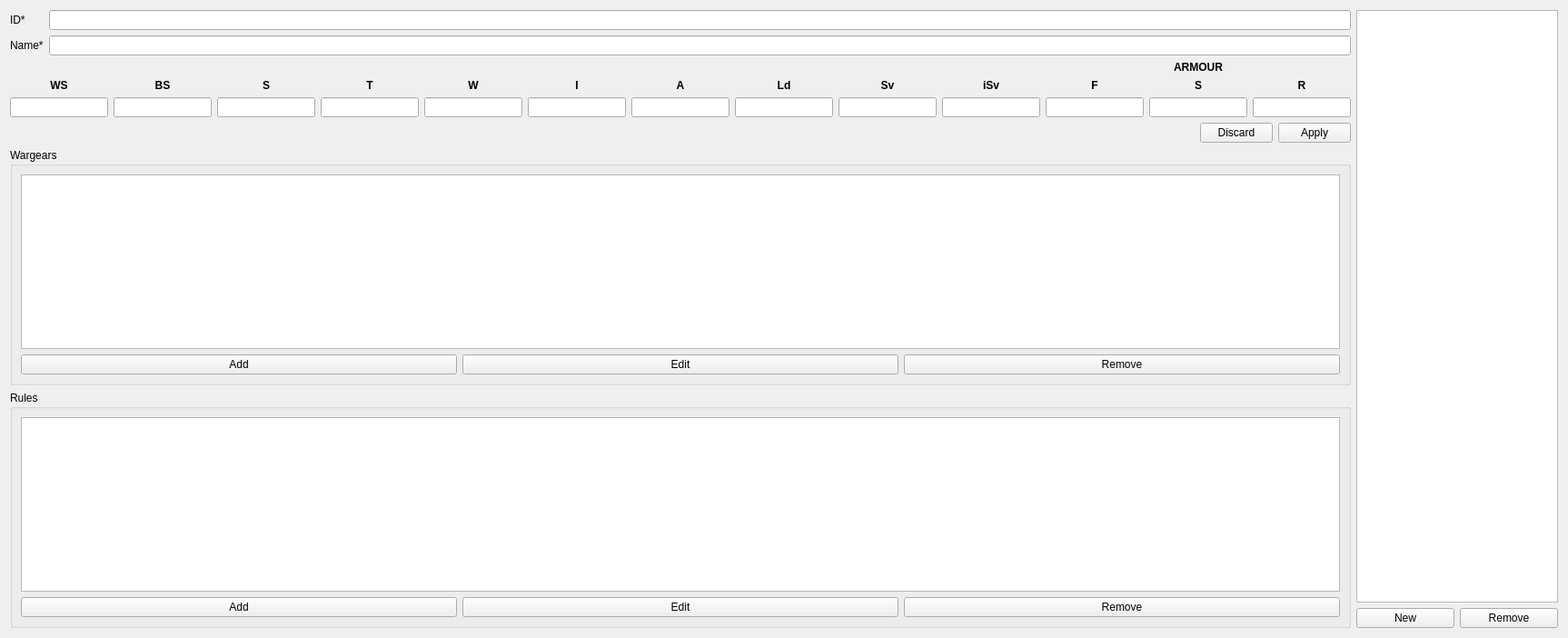
          <widget class="QWidget" name="race_unitsTab">
           <attribute name="title">
            <string>Units</string>
           </attribute>
           <layout class="QHBoxLayout" name="horizontalLayout_4">
            <item>
             <layout class="QVBoxLayout" name="verticalLayout_5">
              <item>
               <layout class="QFormLayout" name="race_unitForm">
                <property name="fieldGrowthPolicy">
                 <enum>QFormLayout::ExpandingFieldsGrow</enum>
                </property>
                <item row="0" column="0">
                 <widget class="QLabel" name="race_unit_idLabel">
                  <property name="text">
                   <string>ID*</string>
                  </property>
                 </widget>
                </item>
                <item row="0" column="1">
                 <widget class="QLineEdit" name="race_unit_idEdit"/>
                </item>
                <item row="1" column="0">
                 <widget class="QLabel" name="race_unit_nameLabel">
                  <property name="text">
                   <string>Name*</string>
                  </property>
                 </widget>
                </item>
                <item row="1" column="1">
                 <widget class="QLineEdit" name="race_unit_nameEdit"/>
                </item>
               </layout>
              </item>
              <item>
               <layout class="QGridLayout" name="race_unit_profileGrid">
                <item row="1" column="0">
                 <widget class="QLabel" name="race_unit_wsLabel">
                  <property name="text">
                   <string>&lt;!DOCTYPE HTML PUBLIC &quot;-//W3C//DTD HTML 4.0//EN&quot; &quot;http://www.w3.org/TR/REC-html40/strict.dtd&quot;&gt;
&lt;html&gt;&lt;head&gt;&lt;meta name=&quot;qrichtext&quot; content=&quot;1&quot; /&gt;&lt;style type=&quot;text/css&quot;&gt;
p, li { white-space: pre-wrap; }
&lt;/style&gt;&lt;/head&gt;&lt;body style=&quot; font-family:'Ubuntu'; font-size:9pt; font-weight:400; font-style:normal;&quot;&gt;
&lt;p style=&quot; margin-top:0px; margin-bottom:0px; margin-left:0px; margin-right:0px; -qt-block-indent:0; text-indent:0px;&quot;&gt;&lt;span style=&quot; font-weight:600;&quot;&gt;WS&lt;/span&gt;&lt;/p&gt;&lt;/body&gt;&lt;/html&gt;</string>
                  </property>
                  <property name="alignment">
                   <set>Qt::AlignCenter</set>
                  </property>
                 </widget>
                </item>
                <item row="1" column="1">
                 <widget class="QLabel" name="race_unit_bsLabel">
                  <property name="text">
                   <string>&lt;!DOCTYPE HTML PUBLIC &quot;-//W3C//DTD HTML 4.0//EN&quot; &quot;http://www.w3.org/TR/REC-html40/strict.dtd&quot;&gt;
&lt;html&gt;&lt;head&gt;&lt;meta name=&quot;qrichtext&quot; content=&quot;1&quot; /&gt;&lt;style type=&quot;text/css&quot;&gt;
p, li { white-space: pre-wrap; }
&lt;/style&gt;&lt;/head&gt;&lt;body style=&quot; font-family:'Ubuntu'; font-size:9pt; font-weight:400; font-style:normal;&quot;&gt;
&lt;p style=&quot; margin-top:0px; margin-bottom:0px; margin-left:0px; margin-right:0px; -qt-block-indent:0; text-indent:0px;&quot;&gt;&lt;span style=&quot; font-weight:600;&quot;&gt;BS&lt;/span&gt;&lt;/p&gt;&lt;/body&gt;&lt;/html&gt;</string>
                  </property>
                  <property name="alignment">
                   <set>Qt::AlignCenter</set>
                  </property>
                 </widget>
                </item>
                <item row="1" column="2">
                 <widget class="QLabel" name="race_unit_sLabel">
                  <property name="text">
                   <string>&lt;!DOCTYPE HTML PUBLIC &quot;-//W3C//DTD HTML 4.0//EN&quot; &quot;http://www.w3.org/TR/REC-html40/strict.dtd&quot;&gt;
&lt;html&gt;&lt;head&gt;&lt;meta name=&quot;qrichtext&quot; content=&quot;1&quot; /&gt;&lt;style type=&quot;text/css&quot;&gt;
p, li { white-space: pre-wrap; }
&lt;/style&gt;&lt;/head&gt;&lt;body style=&quot; font-family:'Ubuntu'; font-size:9pt; font-weight:400; font-style:normal;&quot;&gt;
&lt;p style=&quot; margin-top:0px; margin-bottom:0px; margin-left:0px; margin-right:0px; -qt-block-indent:0; text-indent:0px;&quot;&gt;&lt;span style=&quot; font-weight:600;&quot;&gt;S&lt;/span&gt;&lt;/p&gt;&lt;/body&gt;&lt;/html&gt;</string>
                  </property>
                  <property name="alignment">
                   <set>Qt::AlignCenter</set>
                  </property>
                 </widget>
                </item>
                <item row="1" column="3">
                 <widget class="QLabel" name="race_unit_tLabel">
                  <property name="text">
                   <string>&lt;!DOCTYPE HTML PUBLIC &quot;-//W3C//DTD HTML 4.0//EN&quot; &quot;http://www.w3.org/TR/REC-html40/strict.dtd&quot;&gt;
&lt;html&gt;&lt;head&gt;&lt;meta name=&quot;qrichtext&quot; content=&quot;1&quot; /&gt;&lt;style type=&quot;text/css&quot;&gt;
p, li { white-space: pre-wrap; }
&lt;/style&gt;&lt;/head&gt;&lt;body style=&quot; font-family:'Ubuntu'; font-size:9pt; font-weight:400; font-style:normal;&quot;&gt;
&lt;p style=&quot; margin-top:0px; margin-bottom:0px; margin-left:0px; margin-right:0px; -qt-block-indent:0; text-indent:0px;&quot;&gt;&lt;span style=&quot; font-weight:600;&quot;&gt;T&lt;/span&gt;&lt;/p&gt;&lt;/body&gt;&lt;/html&gt;</string>
                  </property>
                  <property name="alignment">
                   <set>Qt::AlignCenter</set>
                  </property>
                 </widget>
                </item>
                <item row="1" column="4">
                 <widget class="QLabel" name="race_unit_wLabel">
                  <property name="text">
                   <string>&lt;!DOCTYPE HTML PUBLIC &quot;-//W3C//DTD HTML 4.0//EN&quot; &quot;http://www.w3.org/TR/REC-html40/strict.dtd&quot;&gt;
&lt;html&gt;&lt;head&gt;&lt;meta name=&quot;qrichtext&quot; content=&quot;1&quot; /&gt;&lt;style type=&quot;text/css&quot;&gt;
p, li { white-space: pre-wrap; }
&lt;/style&gt;&lt;/head&gt;&lt;body style=&quot; font-family:'Ubuntu'; font-size:9pt; font-weight:400; font-style:normal;&quot;&gt;
&lt;p style=&quot; margin-top:0px; margin-bottom:0px; margin-left:0px; margin-right:0px; -qt-block-indent:0; text-indent:0px;&quot;&gt;&lt;span style=&quot; font-weight:600;&quot;&gt;W&lt;/span&gt;&lt;/p&gt;&lt;/body&gt;&lt;/html&gt;</string>
                  </property>
                  <property name="alignment">
                   <set>Qt::AlignCenter</set>
                  </property>
                 </widget>
                </item>
                <item row="1" column="5">
                 <widget class="QLabel" name="race_unit_iLabel">
                  <property name="text">
                   <string>&lt;!DOCTYPE HTML PUBLIC &quot;-//W3C//DTD HTML 4.0//EN&quot; &quot;http://www.w3.org/TR/REC-html40/strict.dtd&quot;&gt;
&lt;html&gt;&lt;head&gt;&lt;meta name=&quot;qrichtext&quot; content=&quot;1&quot; /&gt;&lt;style type=&quot;text/css&quot;&gt;
p, li { white-space: pre-wrap; }
&lt;/style&gt;&lt;/head&gt;&lt;body style=&quot; font-family:'Ubuntu'; font-size:9pt; font-weight:400; font-style:normal;&quot;&gt;
&lt;p style=&quot; margin-top:0px; margin-bottom:0px; margin-left:0px; margin-right:0px; -qt-block-indent:0; text-indent:0px;&quot;&gt;&lt;span style=&quot; font-weight:600;&quot;&gt;I&lt;/span&gt;&lt;/p&gt;&lt;/body&gt;&lt;/html&gt;</string>
                  </property>
                  <property name="alignment">
                   <set>Qt::AlignCenter</set>
                  </property>
                 </widget>
                </item>
                <item row="1" column="6">
                 <widget class="QLabel" name="race_unit_aLabel">
                  <property name="text">
                   <string>&lt;!DOCTYPE HTML PUBLIC &quot;-//W3C//DTD HTML 4.0//EN&quot; &quot;http://www.w3.org/TR/REC-html40/strict.dtd&quot;&gt;
&lt;html&gt;&lt;head&gt;&lt;meta name=&quot;qrichtext&quot; content=&quot;1&quot; /&gt;&lt;style type=&quot;text/css&quot;&gt;
p, li { white-space: pre-wrap; }
&lt;/style&gt;&lt;/head&gt;&lt;body style=&quot; font-family:'Ubuntu'; font-size:9pt; font-weight:400; font-style:normal;&quot;&gt;
&lt;p style=&quot; margin-top:0px; margin-bottom:0px; margin-left:0px; margin-right:0px; -qt-block-indent:0; text-indent:0px;&quot;&gt;&lt;span style=&quot; font-weight:600;&quot;&gt;A&lt;/span&gt;&lt;/p&gt;&lt;/body&gt;&lt;/html&gt;</string>
                  </property>
                  <property name="alignment">
                   <set>Qt::AlignCenter</set>
                  </property>
                 </widget>
                </item>
                <item row="1" column="7">
                 <widget class="QLabel" name="race_unit_ldLabel">
                  <property name="text">
                   <string>&lt;!DOCTYPE HTML PUBLIC &quot;-//W3C//DTD HTML 4.0//EN&quot; &quot;http://www.w3.org/TR/REC-html40/strict.dtd&quot;&gt;
&lt;html&gt;&lt;head&gt;&lt;meta name=&quot;qrichtext&quot; content=&quot;1&quot; /&gt;&lt;style type=&quot;text/css&quot;&gt;
p, li { white-space: pre-wrap; }
&lt;/style&gt;&lt;/head&gt;&lt;body style=&quot; font-family:'Ubuntu'; font-size:9pt; font-weight:400; font-style:normal;&quot;&gt;
&lt;p style=&quot; margin-top:0px; margin-bottom:0px; margin-left:0px; margin-right:0px; -qt-block-indent:0; text-indent:0px;&quot;&gt;&lt;span style=&quot; font-weight:600;&quot;&gt;Ld&lt;/span&gt;&lt;/p&gt;&lt;/body&gt;&lt;/html&gt;</string>
                  </property>
                  <property name="alignment">
                   <set>Qt::AlignCenter</set>
                  </property>
                 </widget>
                </item>
                <item row="1" column="8">
                 <widget class="QLabel" name="race_unit_svLabel">
                  <property name="text">
                   <string>&lt;!DOCTYPE HTML PUBLIC &quot;-//W3C//DTD HTML 4.0//EN&quot; &quot;http://www.w3.org/TR/REC-html40/strict.dtd&quot;&gt;
&lt;html&gt;&lt;head&gt;&lt;meta name=&quot;qrichtext&quot; content=&quot;1&quot; /&gt;&lt;style type=&quot;text/css&quot;&gt;
p, li { white-space: pre-wrap; }
&lt;/style&gt;&lt;/head&gt;&lt;body style=&quot; font-family:'Ubuntu'; font-size:9pt; font-weight:400; font-style:normal;&quot;&gt;
&lt;p style=&quot; margin-top:0px; margin-bottom:0px; margin-left:0px; margin-right:0px; -qt-block-indent:0; text-indent:0px;&quot;&gt;&lt;span style=&quot; font-weight:600;&quot;&gt;Sv&lt;/span&gt;&lt;/p&gt;&lt;/body&gt;&lt;/html&gt;</string>
                  </property>
                  <property name="alignment">
                   <set>Qt::AlignCenter</set>
                  </property>
                 </widget>
                </item>
                <item row="1" column="9">
                 <widget class="QLabel" name="race_unit_isvLabel">
                  <property name="text">
                   <string>&lt;!DOCTYPE HTML PUBLIC &quot;-//W3C//DTD HTML 4.0//EN&quot; &quot;http://www.w3.org/TR/REC-html40/strict.dtd&quot;&gt;
&lt;html&gt;&lt;head&gt;&lt;meta name=&quot;qrichtext&quot; content=&quot;1&quot; /&gt;&lt;style type=&quot;text/css&quot;&gt;
p, li { white-space: pre-wrap; }
&lt;/style&gt;&lt;/head&gt;&lt;body style=&quot; font-family:'Ubuntu'; font-size:9pt; font-weight:400; font-style:normal;&quot;&gt;
&lt;p style=&quot; margin-top:0px; margin-bottom:0px; margin-left:0px; margin-right:0px; -qt-block-indent:0; text-indent:0px;&quot;&gt;&lt;span style=&quot; font-weight:600;&quot;&gt;iSv&lt;/span&gt;&lt;/p&gt;&lt;/body&gt;&lt;/html&gt;</string>
                  </property>
                  <property name="alignment">
                   <set>Qt::AlignCenter</set>
                  </property>
                 </widget>
                </item>
                <item row="1" column="10">
                 <widget class="QLabel" name="race_unit_afLabel">
                  <property name="text">
                   <string>&lt;!DOCTYPE HTML PUBLIC &quot;-//W3C//DTD HTML 4.0//EN&quot; &quot;http://www.w3.org/TR/REC-html40/strict.dtd&quot;&gt;
&lt;html&gt;&lt;head&gt;&lt;meta name=&quot;qrichtext&quot; content=&quot;1&quot; /&gt;&lt;style type=&quot;text/css&quot;&gt;
p, li { white-space: pre-wrap; }
&lt;/style&gt;&lt;/head&gt;&lt;body style=&quot; font-family:'Ubuntu'; font-size:9pt; font-weight:400; font-style:normal;&quot;&gt;
&lt;p style=&quot; margin-top:0px; margin-bottom:0px; margin-left:0px; margin-right:0px; -qt-block-indent:0; text-indent:0px;&quot;&gt;&lt;span style=&quot; font-weight:600;&quot;&gt;F&lt;/span&gt;&lt;/p&gt;&lt;/body&gt;&lt;/html&gt;</string>
                  </property>
                  <property name="alignment">
                   <set>Qt::AlignCenter</set>
                  </property>
                 </widget>
                </item>
                <item row="1" column="11">
                 <widget class="QLabel" name="race_unit_asLabel">
                  <property name="text">
                   <string>&lt;!DOCTYPE HTML PUBLIC &quot;-//W3C//DTD HTML 4.0//EN&quot; &quot;http://www.w3.org/TR/REC-html40/strict.dtd&quot;&gt;
&lt;html&gt;&lt;head&gt;&lt;meta name=&quot;qrichtext&quot; content=&quot;1&quot; /&gt;&lt;style type=&quot;text/css&quot;&gt;
p, li { white-space: pre-wrap; }
&lt;/style&gt;&lt;/head&gt;&lt;body style=&quot; font-family:'Ubuntu'; font-size:9pt; font-weight:400; font-style:normal;&quot;&gt;
&lt;p style=&quot; margin-top:0px; margin-bottom:0px; margin-left:0px; margin-right:0px; -qt-block-indent:0; text-indent:0px;&quot;&gt;&lt;span style=&quot; font-weight:600;&quot;&gt;S&lt;/span&gt;&lt;/p&gt;&lt;/body&gt;&lt;/html&gt;</string>
                  </property>
                  <property name="alignment">
                   <set>Qt::AlignCenter</set>
                  </property>
                 </widget>
                </item>
                <item row="1" column="12">
                 <widget class="QLabel" name="race_unit_arLabel">
                  <property name="text">
                   <string>&lt;!DOCTYPE HTML PUBLIC &quot;-//W3C//DTD HTML 4.0//EN&quot; &quot;http://www.w3.org/TR/REC-html40/strict.dtd&quot;&gt;
&lt;html&gt;&lt;head&gt;&lt;meta name=&quot;qrichtext&quot; content=&quot;1&quot; /&gt;&lt;style type=&quot;text/css&quot;&gt;
p, li { white-space: pre-wrap; }
&lt;/style&gt;&lt;/head&gt;&lt;body style=&quot; font-family:'Ubuntu'; font-size:9pt; font-weight:400; font-style:normal;&quot;&gt;
&lt;p style=&quot; margin-top:0px; margin-bottom:0px; margin-left:0px; margin-right:0px; -qt-block-indent:0; text-indent:0px;&quot;&gt;&lt;span style=&quot; font-weight:600;&quot;&gt;R&lt;/span&gt;&lt;/p&gt;&lt;/body&gt;&lt;/html&gt;</string>
                  </property>
                  <property name="alignment">
                   <set>Qt::AlignCenter</set>
                  </property>
                 </widget>
                </item>
                <item row="0" column="10" colspan="3">
                 <widget class="QLabel" name="race_unit_profile_armourLabel">
                  <property name="text">
                   <string>&lt;!DOCTYPE HTML PUBLIC &quot;-//W3C//DTD HTML 4.0//EN&quot; &quot;http://www.w3.org/TR/REC-html40/strict.dtd&quot;&gt;
&lt;html&gt;&lt;head&gt;&lt;meta name=&quot;qrichtext&quot; content=&quot;1&quot; /&gt;&lt;style type=&quot;text/css&quot;&gt;
p, li { white-space: pre-wrap; }
&lt;/style&gt;&lt;/head&gt;&lt;body style=&quot; font-family:'Ubuntu'; font-size:9pt; font-weight:400; font-style:normal;&quot;&gt;
&lt;p style=&quot; margin-top:0px; margin-bottom:0px; margin-left:0px; margin-right:0px; -qt-block-indent:0; text-indent:0px;&quot;&gt;&lt;span style=&quot; font-weight:600;&quot;&gt;ARMOUR&lt;/span&gt;&lt;/p&gt;&lt;/body&gt;&lt;/html&gt;</string>
                  </property>
                  <property name="alignment">
                   <set>Qt::AlignCenter</set>
                  </property>
                 </widget>
                </item>
                <item row="2" column="0">
                 <widget class="QLineEdit" name="race_unit_wsEdit">
                  <property name="text">
                   <string/>
                  </property>
                  <property name="alignment">
                   <set>Qt::AlignCenter</set>
                  </property>
                 </widget>
                </item>
                <item row="2" column="1">
                 <widget class="QLineEdit" name="race_unit_bsEdit">
                  <property name="text">
                   <string/>
                  </property>
                  <property name="alignment">
                   <set>Qt::AlignCenter</set>
                  </property>
                 </widget>
                </item>
                <item row="2" column="2">
                 <widget class="QLineEdit" name="race_unit_sEdit">
                  <property name="alignment">
                   <set>Qt::AlignCenter</set>
                  </property>
                 </widget>
                </item>
                <item row="2" column="3">
                 <widget class="QLineEdit" name="race_unit_tEdit">
                  <property name="alignment">
                   <set>Qt::AlignCenter</set>
                  </property>
                 </widget>
                </item>
                <item row="2" column="4">
                 <widget class="QLineEdit" name="race_unit_wEdit">
                  <property name="alignment">
                   <set>Qt::AlignCenter</set>
                  </property>
                 </widget>
                </item>
                <item row="2" column="5">
                 <widget class="QLineEdit" name="race_unit_iEdit">
                  <property name="alignment">
                   <set>Qt::AlignCenter</set>
                  </property>
                 </widget>
                </item>
                <item row="2" column="6">
                 <widget class="QLineEdit" name="race_unit_aEdit">
                  <property name="alignment">
                   <set>Qt::AlignCenter</set>
                  </property>
                 </widget>
                </item>
                <item row="2" column="7">
                 <widget class="QLineEdit" name="race_unit_ldEdit">
                  <property name="alignment">
                   <set>Qt::AlignCenter</set>
                  </property>
                 </widget>
                </item>
                <item row="2" column="8">
                 <widget class="QLineEdit" name="race_unit_svEdit">
                  <property name="alignment">
                   <set>Qt::AlignCenter</set>
                  </property>
                 </widget>
                </item>
                <item row="2" column="9">
                 <widget class="QLineEdit" name="race_unit_isvEdit">
                  <property name="alignment">
                   <set>Qt::AlignCenter</set>
                  </property>
                 </widget>
                </item>
                <item row="2" column="10">
                 <widget class="QLineEdit" name="race_unit_afEdit">
                  <property name="alignment">
                   <set>Qt::AlignCenter</set>
                  </property>
                 </widget>
                </item>
                <item row="2" column="11">
                 <widget class="QLineEdit" name="race_unit_asEdit">
                  <property name="alignment">
                   <set>Qt::AlignCenter</set>
                  </property>
                 </widget>
                </item>
                <item row="2" column="12">
                 <widget class="QLineEdit" name="race_unit_arEdit">
                  <property name="alignment">
                   <set>Qt::AlignCenter</set>
                  </property>
                 </widget>
                </item>
               </layout>
              </item>
              <item>
               <widget class="QDialogButtonBox" name="race_unitSaveBox">
                <property name="standardButtons">
                 <set>QDialogButtonBox::Apply|QDialogButtonBox::Discard</set>
                </property>
               </widget>
              </item>
              <item>
               <widget class="QGroupBox" name="race_unit_wargearGroup">
                <property name="title">
                 <string>Wargears</string>
                </property>
                <layout class="QVBoxLayout" name="race_unit_wargearVBox">
                 <item>
                  <widget class="QListWidget" name="race_unit_wargearList"/>
                 </item>
                 <item>
                  <layout class="QHBoxLayout" name="race_unit_wargearActionBox">
                   <item>
                    <widget class="QPushButton" name="race_unit_wargearAddButton">
                     <property name="text">
                      <string>Add</string>
                     </property>
                     <property name="icon">
                      <iconset resource="../../../libwar/resources/images.qrc">
                       <normaloff>:/icons/list-add.png</normaloff>:/icons/list-add.png</iconset>
                     </property>
                    </widget>
                   </item>
                   <item>
                    <widget class="QPushButton" name="race_unit_wargearEditButton">
                     <property name="text">
                      <string>Edit</string>
                     </property>
                     <property name="icon">
                      <iconset resource="../../../libwar/resources/images.qrc">
                       <normaloff>:/icons/document-edit.png</normaloff>:/icons/document-edit.png</iconset>
                     </property>
                    </widget>
                   </item>
                   <item>
                    <widget class="QPushButton" name="race_unit_wargearRemoveButton">
                     <property name="text">
                      <string>Remove</string>
                     </property>
                     <property name="icon">
                      <iconset resource="../../../libwar/resources/images.qrc">
                       <normaloff>:/icons/list-remove.png</normaloff>:/icons/list-remove.png</iconset>
                     </property>
                    </widget>
                   </item>
                  </layout>
                 </item>
                </layout>
               </widget>
              </item>
              <item>
               <widget class="QGroupBox" name="race_unit_rulesGroup">
                <property name="title">
                 <string>Rules</string>
                </property>
                <layout class="QVBoxLayout" name="race_unit_rulesVBox">
                 <item>
                  <widget class="QListWidget" name="race_unit_ruleList"/>
                 </item>
                 <item>
                  <layout class="QHBoxLayout" name="race_unit_rulesActionBox">
                   <item>
                    <widget class="QPushButton" name="race_unit_ruleAddButton">
                     <property name="text">
                      <string>Add</string>
                     </property>
                     <property name="icon">
                      <iconset resource="../../../libwar/resources/images.qrc">
                       <normaloff>:/icons/list-add.png</normaloff>:/icons/list-add.png</iconset>
                     </property>
                    </widget>
                   </item>
                   <item>
                    <widget class="QPushButton" name="race_unit_ruleEditButton">
                     <property name="text">
                      <string>Edit</string>
                     </property>
                     <property name="icon">
                      <iconset resource="../../../libwar/resources/images.qrc">
                       <normaloff>:/icons/document-edit.png</normaloff>:/icons/document-edit.png</iconset>
                     </property>
                    </widget>
                   </item>
                   <item>
                    <widget class="QPushButton" name="race_unit_ruleRemoveButton">
                     <property name="text">
                      <string>Remove</string>
                     </property>
                     <property name="icon">
                      <iconset resource="../../../libwar/resources/images.qrc">
                       <normaloff>:/icons/list-remove.png</normaloff>:/icons/list-remove.png</iconset>
                     </property>
                    </widget>
                   </item>
                  </layout>
                 </item>
                </layout>
               </widget>
              </item>
             </layout>
            </item>
            <item>
             <layout class="QVBoxLayout" name="race_unitsVBox">
              <item>
               <widget class="QListWidget" name="race_unitList">
                <property name="sizePolicy">
                 <sizepolicy hsizetype="Maximum" vsizetype="Expanding">
                  <horstretch>0</horstretch>
                  <verstretch>0</verstretch>
                 </sizepolicy>
                </property>
                <property name="minimumSize">
                 <size>
                  <width>222</width>
                  <height>0</height>
                 </size>
                </property>
                <property name="maximumSize">
                 <size>
                  <width>222</width>
                  <height>16777215</height>
                 </size>
                </property>
               </widget>
              </item>
              <item>
               <layout class="QHBoxLayout" name="race_unitsActionBox">
                <item>
                 <widget class="QPushButton" name="race_unitNewButton">
                  <property name="text">
                   <string>New</string>
                  </property>
                  <property name="icon">
                   <iconset resource="../../../libwar/resources/images.qrc">
                    <normaloff>:/icons/list-add.png</normaloff>:/icons/list-add.png</iconset>
                  </property>
                 </widget>
                </item>
                <item>
                 <widget class="QPushButton" name="race_unitRemoveButton">
                  <property name="text">
                   <string>Remove</string>
                  </property>
                  <property name="icon">
                   <iconset resource="../../../libwar/resources/images.qrc">
                    <normaloff>:/icons/list-remove.png</normaloff>:/icons/list-remove.png</iconset>
                  </property>
                 </widget>
                </item>
               </layout>
              </item>
             </layout>
            </item>
           </layout>
          </widget>
